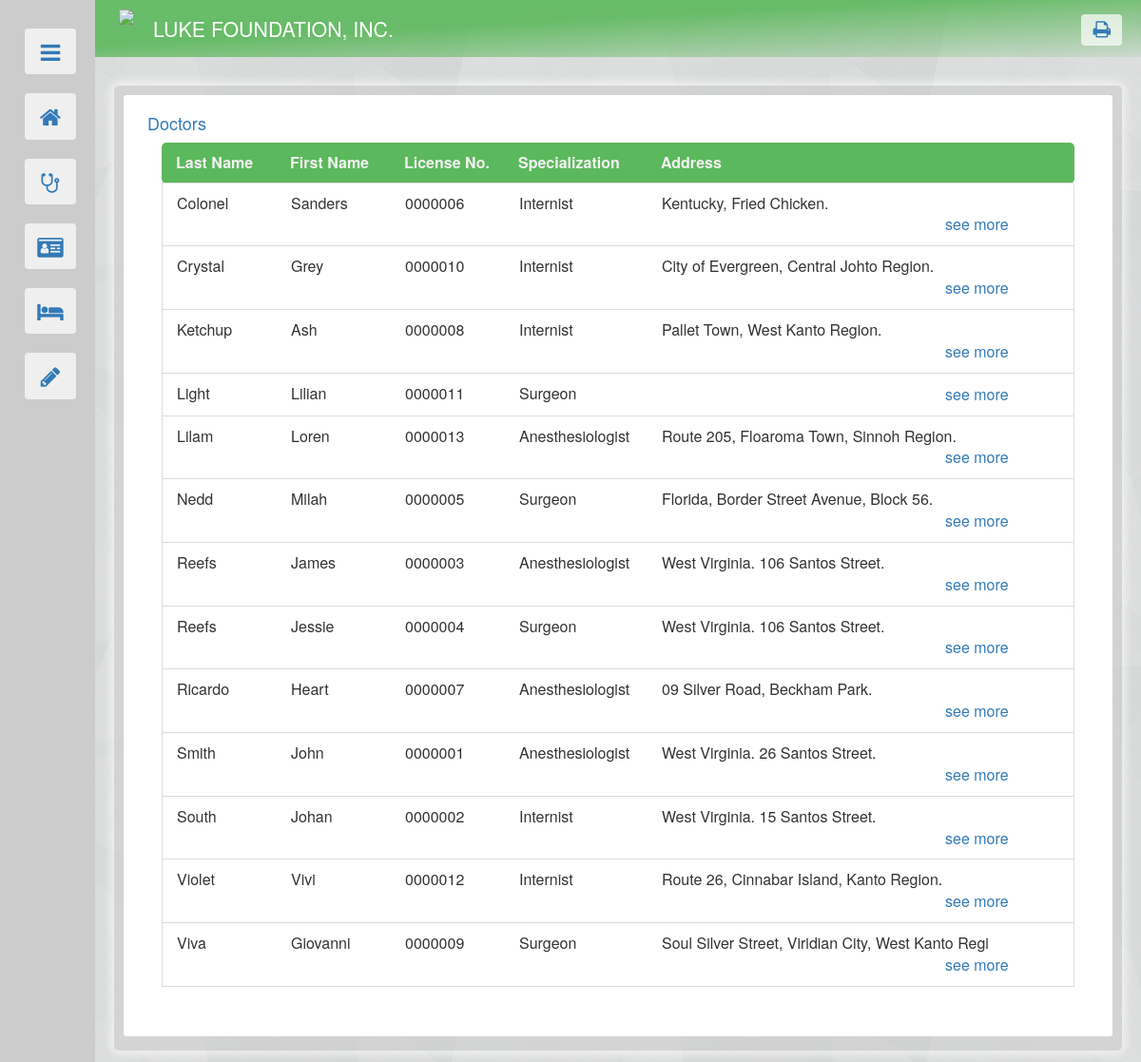
The app's page /doctors.php with its own data.
### tables this page shows
create table DOCTOR(

	DOC_LICENSE_NUM  CHAR(7) NOT NULL UNIQUE,

	LAST_NAME VARCHAR(20) NOT NULL,

	FIRST_NAME VARCHAR(20)  NOT NULL,
	ADDRESS VARCHAR(50),

	SPECIALIZATION VARCHAR(25),
	PRIMARY KEY (DOC_LICENSE_NUM)
);

### doctors.php (the view, shortened to what this page needs)
<!DOCTYPE html>
<html>
<head>
  <link rel="stylesheet" href="references/bootstrap.min.css">
  <link rel="stylesheet" href="references/font-awesome.min.css">
  <link rel="stylesheet" type="text/css" href="theme2.css">
</head>
<body style="justify-content: center;">
<?php include("nav.php"); ?>
<div id="body">
<div class="container-fluid" id="outer">
<?php
include("dbconnect.php");
$FN_MAX = 15;
$LN_MAX = 20;
$LIC_LENG = 7;
$ADDR_MAX = 50;
?>
<div class="container-fluid" id="basic" >
  <div id="inner" >
    <div class="container-fluid" >
        <h4 style="color:#337ab7;">Doctors</h4>
    </div>
    <div class="container-fluid" >
      <div>
        <div class="container-fluid">
          <ul class="list-group">
      <?php
      $DEFAULT = 0;
      if (isset($_GET["currentpage"])) { $current_p  = $_GET["currentpage"]; } else { $current_p=1; };
      $limit = 20;
      $begin = ($current_p-1)*$limit;
      $D_query = "SELECT * FROM DOCTOR order by LAST_NAME asc limit $begin, ".$limit;
      $output = $mydatabase->query($D_query);
      if($DEFAULT==0){
        if ($output->num_rows > 0) {
          echo '<li class="list-group-item" id="tophead">';
          echo '<div class="container-fluid row">';
          echo '<div class="col-md-1" style="width:120px; float:left;"><b>'.'Last Name'.'</b></div>';
          echo '<div class="col-md-1" style="width:120px; float:left;"><b>'.'First Name'.'</b></div>';
          echo '<div class="col-md-1" style="width:120px; float:left;"><b>'.'License No.'.'</b></div>';
		  echo '<div class="col-md-1" style="width:150px; float:left;"><b>'.'Specialization'.'</b></div>';
          echo '<div class="col-md-5" style="float:left;"><b>'.'Address'.'</b></div>';
          echo '</div>';
          echo '</li>';
          while($dataline = $output->fetch_assoc()) {
            echo '<li class="list-group-item">';
            echo '<div class="row">';
                echo '<div class="col-md-1" style="width:120px; float:left;">'.$dataline["LAST_NAME"].'</div>';
                echo '<div class="col-md-1" style="width:120px; float:left;">'.$dataline["FIRST_NAME"].'</div>';
                echo '<div class="col-md-1" style="width:120px; float:left;">'.$dataline["DOC_LICENSE_NUM"].'</div>';
				echo '<div class="col-md-1" style="width:150px; float:left;">'.$dataline["SPECIALIZATION"].'</div>';
                echo '<div class="col-md-5" style="float:left;">'.$dataline["ADDRESS"].'</div>';
                echo '<div class="col-md-2" style="width:150px; float:right;"><a href="'.'doctors.php'.'?profilepage='.$dataline["DOC_LICENSE_NUM"].'">'.'see more'.'</a></div>';
            echo '</li>';
          }
      echo '<div style="text-align:center;">';
      echo '</div>';
      } else { echo "No Records."; }
    }else if ($DEFAULT==1) {
      $output1 = $mydatabase->prepare("SELECT * FROM DOCTOR where DOC_LICENSE_NUM = '$profile_p' ");
      $output1->execute();
      $line = $output1->get_result();
      $dataline = $line->fetch_assoc();
        $D_LN = $dataline["LAST_NAME"];
        $D_FN = $dataline["FIRST_NAME"];
        $D_DLN = $dataline["DOC_LICENSE_NUM"];
        $D_A = $dataline["ADDRESS"];
		$D_SP = $dataline["SPECIALIZATION"];
      echo '<div>
        <div class="container-fluid">
          <h3>Dr. '.$D_FN.' '.$D_LN.'</h3>
          <div class="panel panel-default" style="padding-bottom:10px;">
            <div class="panel-heading" id="tophead1">Doctor Information</div>
            <div class="panel-body row" style="margin:0px; padding:5px 10px;">
              <div class="col-md-3" >'.'License Number'.'</div>
              <div class="col-md-9">'.$D_DLN.'</div>
            </div>
            <div class="panel-body row" style="margin:0px; padding:5px 10px;">
              <div class="col-md-3" >'.'Address'.'</div>
              <div class="col-md-9">'.$D_A.'</div>
            </div>
			<div class="panel-body row" style="margin:0px; padding:5px 10px;">
              <div class="col-md-3" >'.'Specialization'.'</div>
              <div class="col-md-9">'.$D_SP.'</div>
            </div>
          </div>
        </div>
      </div>';
      echo '<div id="link_buttons">';
      echo '<a role="button" class="btn btn-default"'.'href="'.'doctors.php'.'?delete='.$profile_p.'" style="margin-left:15px;"> <span class="fa fa-trash" style="font-size:15px;"></span> Delete </a>';
      echo '<button type="button" class="btn btn-default" data-toggle="modal" data-target="#EditBox" style="margin-left:10px;"><span class="fa fa-edit" style="font-size:15px;"></span> Edit</button>';
      echo '<div style="text-align:right;"><button class="btn" id="go" style="margin-right:15px;" onclick="history.back();">Back</button></div>';
      echo '</div>';
      echo '<div class="modal fade" id="EditBox" role="dialog" style="top:50px;">
        <div class="modal-dialog modal-lg">';
        echo '<div class="modal-content">
          <div class="modal-header">
            <button type="button" class="close" data-dismiss="modal">&times;</button>
            <h4 class="modal-title">Edit Record</h4>
          </div>
          <div class="modal-body">';
        echo '<div class="container-fluid">
          <form method="post" id="updating" action="#" >
          <div class="container-fluid" style="margin-bottom: 10px;">
            <label for="F_NAME" style="width: 175px; float: left; ">First Name </label>
            <input type="text" class="form-control" id="F_NAME" maxlength="'.$FN_MAX.'" name="F_NAME" value="'.$D_FN.'" style="width: 150px; float: left;" required >
          </div>
          <div class="container-fluid" style="margin-bottom: 10px;">
            <label for="L_NAME" style="width: 175px; float: left; ">Last Name </label>
            <input type="text" class="form-control" id="L_NAME" maxlength="'.$LN_MAX.'" name="L_NAME" value="'.$D_LN.'" style="width: 150px; float: left;" required >
          </div>
          <div class="container-fluid" style="margin-bottom: 10px;">
            <label for="LICENSE_NUM" style="width: 175px; float: left; ">License No. </label>
            <input pattern="\d{7}" title="License Number ranges from 0000000-9999999." type="text" class="form-control" id="LICENSE_NUM" maxlength="'.$LIC_LENG.'" name="LICENSE_NUM" value="'.$D_DLN.'" style="width: 90px; float: left;" required >
          </div>
          <div class="container-fluid" style="margin-bottom: 10px;">
            <label for="ADDRESS" style="width: 175px; float: left; ">Address </label>
            <input type="text" class="form-control" id="ADDRESS" maxlength="'.$ADDR_MAX.'" name="ADDRESS" value="'.$D_A.'" style="max-width: 450px; float: left;">
          </div>
			<div class="container-fluid" style="margin-bottom: 10px;">
				<label for="SPECIALIZATION" style="width: 175px; float: left; ">Specialization</label>
				<select class="form-control" id="SPECIALIZATION" name="SPECIALIZATION" style="max-width: 250px; float: left;">
					<option value = "">Select specialization</option>
					<option value = "Pediatrician">Pediatrician</option>
					<option value = "Optalmologist">Optalmologist</option>
					<option value = "Anesthesiologist">Anesthesiologist</option>
					<option value = "Surgeon">Surgeon</option>
					<option value = "Internist">Internist</option>
				</select>
		  </div>
		 <div class="text-center" style="margin-top: 20px;">
            <button type="submit" onclick="update()" class="btn btn-default" value="'.$D_DLN.'" name="doctors_update">Update</button>
          </div>
          </form>
        </div>';
        echo '</div>
          <div class="modal-footer">
          <button type="button" class="btn btn-default" data-dismiss="modal" >Cancel</button>
          </div>
        </div>';
        echo '<script>
          function update() {
            var license = document.getElementById("LICENSE_NUM").value;
            document.getElementById("updating").action = "doctors.php?profilepage="+license;
          }
        </script>';
      echo '</div>
        </div>';
    }else if($DEFAULT==2){
      $del = "DELETE FROM DOCTOR WHERE DOC_LICENSE_NUM = '$delete_p' ";
      if ($mydatabase->query($del) === TRUE) {
        echo "Record deleted.";
        echo '<div style="text-align:right;"><a href="'.'doctors.php'.'">Back</a></div>';
      } else {
        echo "Error deleting record: " . $mydatabase->error;
      }
    }
     ?>
          </ul>
        </div>
      </div>
    </div>
  </div>
</div>
</div>
</div>
</body>
</html>

### nav.php (shortened to what this page needs)
<?php
  $link = array("Home.php", "doctors.php", "patient.php", "surgery.php");
  $link_sym = array("home", "stethoscope", "id-card", "bed");
echo '<div style="position: relative;"><div id="sider">
  <div style="padding: 20px;">';
echo '
<button class="btn" onclick="OSB()" id="OSB" value="0"  style="float: right; width: 54px;">
<span class="fa fa-bars"></span>
</button>';
for ($i=0; $i < sizeof($link); $i++) {
  echo '<a  href="'.$link[$i].'">
    <button class="btn" id="OSB" style="float:right;">
    <span class=" fa fa-'.$link_sym[$i].'"></span>
    ';
  echo '</button>
    </a>';
}
$forms = " Forms ";
echo '<button class="btn" id="FSB" onclick="FSB()" style="float:right;">
    <span class=" fa fa-pencil" value="0"></span>
    <p class="collapse peeklabel" id="nav-label" style="font-size: 12pt; float:left; padding-top:5px; padding-left: 20px;">'.$forms.'</p>
    </button>
    <div id="subform">';
echo '</div>
    </div></div>
  </div>';
echo '<div class="container" id="headlogo" style="transition: 0.5s; background: linear-gradient(to bottom right, rgba(92, 184, 92, 0.9) 40%, rgba(92, 184, 92, 0) 110%); padding: 10px; width: calc(100% - 100px); height:60px; margin-left:100px; margin-bottom: 10px; min-width: 950px;">
  <div >
    <img style="float:left; height:40px; margin-left:15px; opacity:0.9;" src="images/luke_logo.bmp">
    <p style="float:left; font-size:16pt; color:#ffffff; margin: 5px 20px;"> LUKE FOUNDATION, INC. </p>
  </div>
  <div style="float:right;">
    <button class="btn" onclick="page_print()" style="margin-right:10px; border: none;"><span class="fa fa-print" style="font-size:20px;"></span> </button>
  </div>
</div>';
?>

### theme2.css (style rules this page uses)
#sider { background-color: rgb(204, 204, 204); z-index: 1; color: #337ab7; position: fixed; width: 100px; height: 100%; transition: 0.5s; }
#sider button { width: 90%; font-size:24px; margin: 10px 0px; }
#headlogo button { margin-top: 5px; background-color: rgba(255, 255, 255, 0.7); color: #337ab7; }
#body { padding: 20px; margin-left: 100px; }
body { background-image: url("/images/bg2.png"); background-color: #d9d9d9; }
#outer { background-color: rgba(204, 204, 204, 0.5); margin: auto; padding: 10px 10px 15px 10px; border-radius: 5px; min-width: 900px; box-shadow: 0px 0px 10px 4px rgba(255,255,255, 0.6); }
div, li { font-size: 12pt; }
#tophead { background-color: #5cb85c; padding: 10px 0px; border-radius: 5px; color: #f2f2f2; border: 0px; }
#basic { background-color: #ffffff; padding: 0px; margin: 0px; border-radius: 3px; }
#inner { padding: 10px; }

### records on screen
doctor: LAST_NAME "Colonel", FIRST_NAME "Sanders", DOC_LICENSE_NUM "0000006", SPECIALIZATION "Internist", ADDRESS "Kentucky, Fried Chicken."
doctor: LAST_NAME "Crystal", FIRST_NAME "Grey", DOC_LICENSE_NUM "0000010", SPECIALIZATION "Internist", ADDRESS "City of Evergreen, Central Johto Region."
doctor: LAST_NAME "Ketchup", FIRST_NAME "Ash", DOC_LICENSE_NUM "0000008", SPECIALIZATION "Internist", ADDRESS "Pallet Town, West Kanto Region."
doctor: LAST_NAME "Light", FIRST_NAME "Lilian", DOC_LICENSE_NUM "0000011", SPECIALIZATION "Surgeon"
doctor: LAST_NAME "Lilam", FIRST_NAME "Loren", DOC_LICENSE_NUM "0000013", SPECIALIZATION "Anesthesiologist", ADDRESS "Route 205, Floaroma Town, Sinnoh Region."
doctor: LAST_NAME "Nedd", FIRST_NAME "Milah", DOC_LICENSE_NUM "0000005", SPECIALIZATION "Surgeon", ADDRESS "Florida, Border Street Avenue, Block 56."
doctor: LAST_NAME "Reefs", FIRST_NAME "James", DOC_LICENSE_NUM "0000003", SPECIALIZATION "Anesthesiologist", ADDRESS "West Virginia. 106 Santos Street."
doctor: LAST_NAME "Reefs", FIRST_NAME "Jessie", DOC_LICENSE_NUM "0000004", SPECIALIZATION "Surgeon", ADDRESS "West Virginia. 106 Santos Street."
doctor: LAST_NAME "Ricardo", FIRST_NAME "Heart", DOC_LICENSE_NUM "0000007", SPECIALIZATION "Anesthesiologist", ADDRESS "09 Silver Road, Beckham Park."
doctor: LAST_NAME "Smith", FIRST_NAME "John", DOC_LICENSE_NUM "0000001", SPECIALIZATION "Anesthesiologist", ADDRESS "West Virginia. 26 Santos Street."
doctor: LAST_NAME "South", FIRST_NAME "Johan", DOC_LICENSE_NUM "0000002", SPECIALIZATION "Internist", ADDRESS "West Virginia. 15 Santos Street."
doctor: LAST_NAME "Violet", FIRST_NAME "Vivi", DOC_LICENSE_NUM "0000012", SPECIALIZATION "Internist", ADDRESS "Route 26, Cinnabar Island, Kanto Region."
doctor: LAST_NAME "Viva", FIRST_NAME "Giovanni", DOC_LICENSE_NUM "0000009", SPECIALIZATION "Surgeon", ADDRESS "Soul Silver Street, Viridian City, West Kanto Regi"
